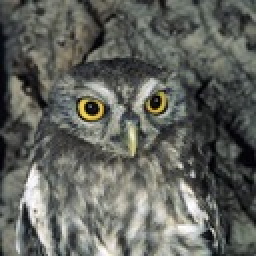
#> input picture Codigo/interp_y_decimado/small_owl.jpg, 128 x 128 px (shown 2 times larger)
$ jupyter execute --allow-errors EjmeplosClase3_imagenes_ConversionColor_edicion_pixel.ipynb   (shell and % lines are left out)
#> lines starting #> are read from the running program, lines starting #| are printed output that depends on the picture; after the words box and inside, x2 and y2 are one past the last pixel; in counts of white or black regions, pixels touching at a corner belong together
[cell 1]
import numpy as np
import cv2
import matplotlib.pyplot as plt

[cell 2]
img = cv2.imread('small_owl.jpg')
#> img is the input picture: shape (128, 128, 3); mean B, G, R 93.8, 99.7, 97.8
imgGRAY=cv2.cvtColor(img, cv2.COLOR_BGR2GRAY)
imgRGB=cv2.cvtColor(img, cv2.COLOR_BGR2RGB)
plt.imshow(img)

[cell 3]
plt.imshow(imgRGB)# esto pasa ya que plt.imshow sabe que los canales estan en RGB en ligar de BGR, ojo por que esto puede causar errores.

[cell 4]
plt.imshow(imgGRAY,cmap = 'gray')#plt.imshow aplica un

[cell 5]
# For Google Colab only! cv2_imshow()
from google.colab.patches import cv2_imshow
# para otros entornos locales puede cambiar cv2_imshow por cv2.imshow y poner un cv2.waitKey(0) al final
cv2_imshow(img)
cv2_imshow(imgRGB)
cv2_imshow(imgGRAY)

[cell 6]
#acceder a un canal en un pixel
pixelB=img[0,0,0]
#> pixelB = 82
pixelG=img[0,0,1]
#> pixelG = 84
pixelR=img[0,0,2]
#> pixelR = 78
#> (the rest of this cell did not finish here and is left out)

[cell 7]
# El tamaño de la imagen esta en el método .shape
print("img",img.shape)
#| img (128, 128, 3)
print("imgRGB",imgRGB.shape)
#| imgRGB (128, 128, 3)
print("imgGRAY",imgGRAY.shape)
#| imgGRAY (128, 128)

[cell 8]
img[10,50]=(0,0,255)#por favor note que primero va la fila y luego la columna
#> img: shape (128, 128, 3); 0.01% of pixels changed, all inside (x1, y1, x2, y2) = (50, 10, 51, 11)
img[11,50]=(0,0,255)
#> img: shape (128, 128, 3); mean B, G, R 93.8, 99.7, 97.8
img[10,51]=(0,0,255)
#> img: shape (128, 128, 3); mean B, G, R 93.8, 99.7, 97.8
img[11,51]=(0,0,255)
#> img: shape (128, 128, 3); mean B, G, R 93.8, 99.7, 97.8
cv2_imshow(img)

[cell 9]
img[100:120,80:90]=[255,80,255]#se puede usar una notacion más pitonica para lograr modificar secciones rectangulares
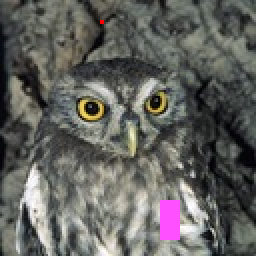
#> img: shape (128, 128, 3) (shown 2 times larger); mean B, G, R 95, 98.6, 98.9
cv2_imshow(img)

[cell 10]
imb, img, imr = cv2.split(img)
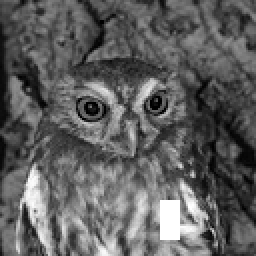
#> imb: shape (128, 128) (shown 2 times larger); min 0, max 255, mean 95
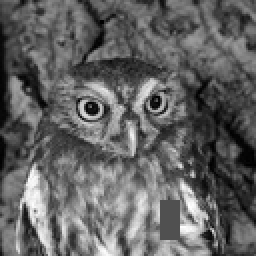
#> img: shape (128, 128) (shown 2 times larger); min 0, max 255, mean 98.6
img2 = cv2.merge([imb, imb, imb])
cv2_imshow(img2)

[cell 11]
#se pueden crear matrices en blanco o imagenes desde ceros!!
gray1 = np.zeros( (256,256), dtype="uint8" )
gray2 = np.zeros( (256,256), dtype="uint8" )
for i in range(256):
  gray1[i,:] = i
  gray2[:,i] = i
gray1=gray1.astype("uint8")
gray2=gray2.astype("uint8")
cv2_imshow(gray1)
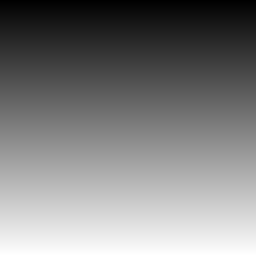
#> shown: shape (256, 256); min 0, max 255, mean 127.5
cv2_imshow(gray2)
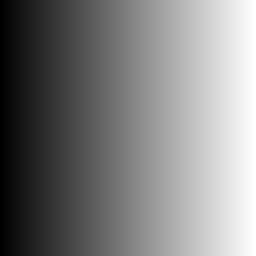
#> shown: shape (256, 256); min 0, max 255, mean 127.5

[cell 12]
gray3 = np.zeros( (256,256), dtype="uint8" )
for i in range(256):
  for j in range(256):
    gray3[i,j]= (i*0.5 + j*0.5)
gray3=gray3.astype("uint8")
cv2_imshow(gray3)
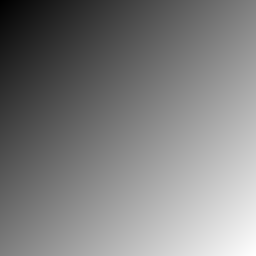
#> shown: shape (256, 256); min 0, max 255, mean 127.2

[cell 13]
img4 = cv2.merge([gray1, gray2, gray3])
cv2_imshow(img4)
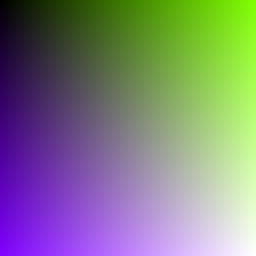
#> shown: shape (256, 256, 3); mean B, G, R 127.5, 127.5, 127.2

[cell 14]
#Loops mas rápidos en python usando C "Cython"
def Umbral_super_lento_pero_facil_de_entender(T, image):
#> called with T = 128
    h = image.shape[0]
#> h = 128
    w = image.shape[1]
#> w = 128
    for y in range(0, h):
        for x in range(0, w):
            # threshold
            image[y, x] = 255 if image[y, x] >= T else 0
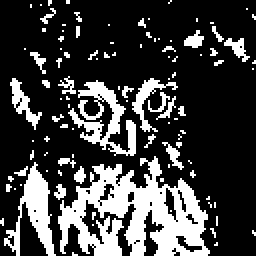
#> image: shape (128, 128) (shown 2 times larger); 24.7% white; 104 white regions (88 under 20 px), largest, box (x1, y1, x2, y2) and area: (29, 78, 105, 128) 1987, (34, 40, 68, 78) 490, (2, 81, 28, 128) 464
    return image

[cell 15]
Umbral_super_lento_pero_facil_de_entender(128, imgGRAY) # ver https://colab.research.google.com/github/jakevdp/PythonDataScienceHandbook/blob/master/notebooks/01.03-Magic-Commands.ipynb
umbral=Umbral_super_lento_pero_facil_de_entender(128, imgGRAY)
